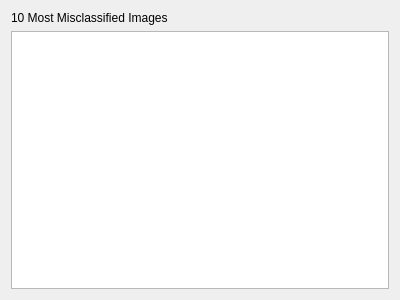
<?xml version="1.0" encoding="UTF-8"?>
<ui version="4.0">
 <class>StaticList</class>
 <widget class="QWidget" name="StaticList">
  <property name="geometry">
   <rect>
    <x>0</x>
    <y>0</y>
    <width>400</width>
    <height>300</height>
   </rect>
  </property>
  <property name="windowTitle">
   <string>Form</string>
  </property>
  <layout class="QVBoxLayout" name="verticalLayout">
   <item>
    <widget class="QLabel" name="label">
     <property name="text">
      <string>10 Most Misclassified Images</string>
     </property>
    </widget>
   </item>
   <item>
    <widget class="QListWidget" name="listWidget"/>
   </item>
  </layout>
 </widget>
 <resources/>
 <connections/>
</ui>
